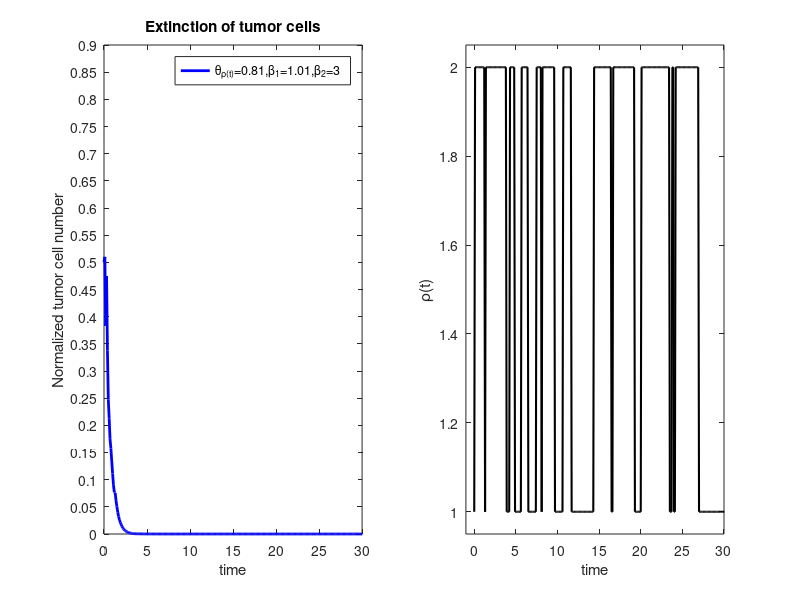

Source code (MATLAB):
randn('state',34) 
T=3000;
dt=0.1;
N=T/dt;
gw=randn(N,1);
x=zeros(N,1);
t=0:dt:(T-dt);
a=1;b=2;
miua=0.9;
miub=0.6;
r=zeros(1,N);
rzero=a;
p1=miub/(miua+miub)+(miua/(miua+miub))*exp(-(miua+miub)*dt);
p2=miub/(miua+miub)-(miub/(miua+miub))*exp(-(miua+miub)*dt);
R=unifrnd(0,1,1,N);
if p1>R(1)
   r(1)=a;
else r(1)=b;
end
for i =2:N
    if r(i-1)==a
       if p1>R(i)
          r(i)=a;
       else r(i)=b;
       end
    else  r(i-1)=b;
          if p2>R(i)
             r(i)=a;
          else r(i)=b;
          end
    end
end
x(1)=0.5;
theta(1)=0.81;theta(2)=0.81;
beta(1)=1.01;beta(2)=3;
for j=2:N
    sigma=0.9;
     x(j)=x(j-1)+dt*(x(j-1)*(1-x(j-1)*theta(r(j)))-(beta(r(j))*x(j-1))/(1+x(j-1)))...
        +sqrt(dt)*sigma*x(j-1)^2*gw(j-1)+0.5*sigma*x(j-1)^4*sqrt(dt)*(gw(j-1)^2-1);
end
hold on
subplot(1,2,1)
t=0:dt:(T-dt);
plot(t,x,'b-','linewidth',2)
set(gca,'YTick',0:0.05:0.9)
axis([0 30 0 0.9])
title('Extinction of tumor cells')
legend('\theta_{\rho(t)}=0.81,\beta_1=1.01,\beta_2=3')
xlabel('time')
ylabel('Normalized tumor cell number')
subplot(1,2,2)
t=0:dt:(T-dt);
plot(t,r,'g-','color','k','LineWidth',1.5),hold on
axis([-1,30,0.95,2.05]);
 
xlabel('time')
ylabel('\rho(t)')
